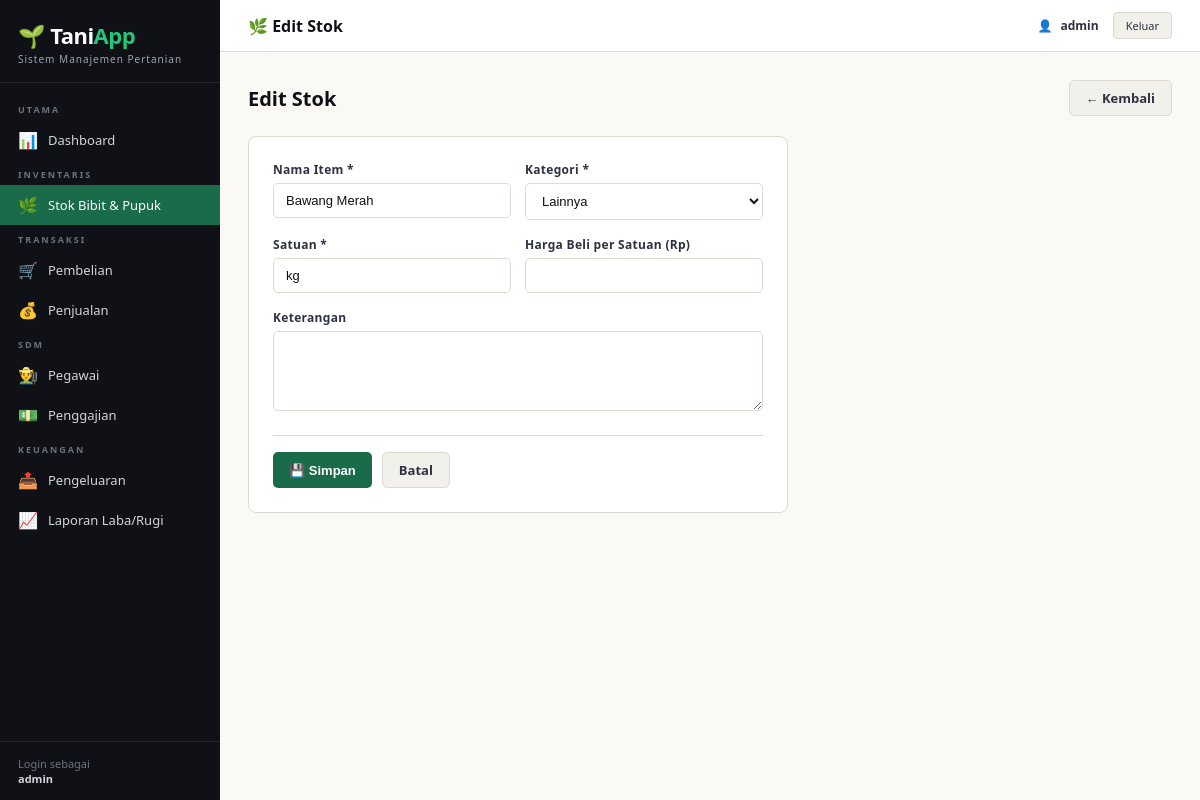
Screenshot of /stok/6/edit/ (signed in) with the database file from the repository.
### stok/models.py (models this page shows, shortened)
class Stok(models.Model):
    nama      = models.CharField(max_length=150)
    kategori  = models.CharField(max_length=20, choices=KategoriStok.choices)
    satuan    = models.CharField(max_length=30, help_text='contoh: kg, liter, batang, karung')
    stok      = models.FloatField(default=0)
    harga_beli = models.FloatField(default=0, help_text='Harga beli per satuan (Rp)')
    keterangan = models.TextField(blank=True, default='')
    updated_at = models.DateTimeField(auto_now=True)
    class Meta:
        ordering = ['kategori', 'nama']

### stok/views.py (the view, shortened to what this page needs)
# urls.py: path('<int:pk>/edit/', views.edit_stok,    name='edit_stok'),
@login_required
def edit_stok(request, pk):
    stok = get_object_or_404(Stok, pk=pk)
    return render(request, 'stok/form.html', {'judul': 'Edit Stok', 'stok': stok})

### templates/stok/form.html (shortened to what this page needs)
{% extends "base.html" %}
{% block topbar_title %}🌿 {{ judul }}{% endblock %}
{% block nav_stok %}active{% endblock %}
{% block content %}
<div class="page-header">
  <div><h1>{{ judul }}</h1></div>
  <a href="/stok/" class="btn btn-secondary">← Kembali</a>
</div>
<div class="card" style="max-width:540px">
  <form method="post">
    <div class="form-row">
      <div class="form-group">
        <label>Nama Item *</label>
        <input type="text" name="nama" value="{{ stok.nama|default:'' }}" placeholder="contoh: Bibit Padi IR64" required>
      </div>
      <div class="form-group">
        <label>Kategori *</label>
        <select name="kategori" required>
          <option value="lainnya" {% if stok.kategori == 'lainnya' %}selected{% endif %}>Lainnya</option>
        </select>
      </div>
    </div>
    <div class="form-row">
      <div class="form-group">
        <label>Satuan *</label>
        <input type="text" name="satuan" value="{{ stok.satuan|default:'' }}" placeholder="kg / liter / batang / karung" required>
      </div>
      <div class="form-group">
        <label>Harga Beli per Satuan (Rp)</label>
        <input type="number" name="harga_beli" value="{{ stok.harga_beli|default:0 }}" min="0">
      </div>
    </div>
    <div class="form-group">
      <label>Keterangan</label>
      <textarea name="keterangan">{{ stok.keterangan|default:'' }}</textarea>
    </div>
    <div class="form-actions">
      <button type="submit" class="btn btn-primary">💾 Simpan</button>
      <a href="/stok/" class="btn btn-secondary">Batal</a>
    </div>
  </form>
</div>
{% endblock %}

### templates/base.html (shortened to what this page needs)
<!DOCTYPE html>
<html lang="id">
<head>
</head>
<body>
<aside class="sidebar">
  <div class="sidebar-brand">
    <div class="logo">🌱 Tani<span>App</span></div>
    <div class="tagline">Sistem Manajemen Pertanian</div>
  </div>
  <nav class="nav">
    <div class="nav-section">Utama</div>
    <a href="/" class="{% block nav_dashboard %}{% endblock %}"><span class="ico">📊</span> Dashboard</a>
    <div class="nav-section">Inventaris</div>
    <a href="/stok/" class="{% block nav_stok %}{% endblock %}"><span class="ico">🌿</span> Stok Bibit & Pupuk</a>
    <div class="nav-section">Transaksi</div>
    <a href="/transaksi/pembelian/" class="{% block nav_beli %}{% endblock %}"><span class="ico">🛒</span> Pembelian</a>
    <a href="/transaksi/penjualan/" class="{% block nav_jual %}{% endblock %}"><span class="ico">💰</span> Penjualan</a>
    <div class="nav-section">SDM</div>
    <a href="/pegawai/" class="{% block nav_pegawai %}{% endblock %}"><span class="ico">👨‍🌾</span> Pegawai</a>
    <a href="/pegawai/penggajian/" class="{% block nav_gaji %}{% endblock %}"><span class="ico">💵</span> Penggajian</a>
    <div class="nav-section">Keuangan</div>
    <a href="/laporan/pengeluaran/" class="{% block nav_pengeluaran %}{% endblock %}"><span class="ico">📤</span> Pengeluaran</a>
    <a href="/laporan/laba-rugi/" class="{% block nav_laporan %}{% endblock %}"><span class="ico">📈</span> Laporan Laba/Rugi</a>
  </nav>
  <div class="sidebar-footer">
    Login sebagai<br><strong>{{ request.user.username }}</strong>
  </div>
</aside>
<div class="main">
  <div class="topbar">
    <div class="topbar-title">{% block topbar_title %}{% endblock %}</div>
    <div class="topbar-right">
      <div class="user-badge">👤 <strong>{{ request.user.username }}</strong></div>
      <a href="/logout/" class="btn-logout">Keluar</a>
    </div>
  </div>
  <div class="content">
    {% block content %}{% endblock %}
  </div>
</div>
</body>
</html>

### templates/base.html (style rules this page uses)
:root { --green: #1a6b4a; --green2: #22c87a; --green3: #f0fdf4; --ink: #0f1117; --ink2: #2d3142; --ink3: #5c6070; --paper: #faf9f6; --paper2: #f2f0eb; --rule: #dedad2; --red: #dc2626; --blue: #1d4ed8; --gold: #b45309; --sidebar: 220px; }
*,*::before,*::after { margin:0;padding:0;box-sizing:border-box }
html { font-size:15px }
body { font-family:'Segoe UI',system-ui,sans-serif;background:var(--paper);color:var(--ink);display:flex;min-height:100vh }
.sidebar { width:var(--sidebar);background:var(--ink);color:#fff;display:flex;flex-direction:column;position:fixed;top:0;left:0;height:100vh;z-index:100;overflow-y:auto }
.sidebar-brand { padding:20px 18px 16px;border-bottom:1px solid #ffffff18 }
.sidebar-brand .logo { font-size:22px;font-weight:700;letter-spacing:-.5px;color:#fff }
.sidebar-brand .logo span { color:var(--green2) }
.sidebar-brand .tagline { font-size:10px;color:#9ca3af;letter-spacing:1px;margin-top:2px }
.nav { padding:12px 0;flex:1 }
.nav-section { padding:8px 18px 4px;font-size:9px;font-weight:600;letter-spacing:2px;text-transform:uppercase;color:#6b7280 }
.nav a { display:flex;align-items:center;gap:10px;padding:9px 18px;color:#d1d5db;text-decoration:none;font-size:13px;font-weight:500;transition:background .15s }
.nav a.active { background:var(--green);color:#fff }
.nav a .ico { font-size:16px;width:20px;text-align:center }
.sidebar-footer { padding:14px 18px;border-top:1px solid #ffffff18;font-size:11px;color:#6b7280 }
.sidebar-footer strong { color:#d1d5db }
.main { margin-left:var(--sidebar);flex:1;display:flex;flex-direction:column;min-height:100vh }
.topbar { background:#fff;border-bottom:1px solid var(--rule);padding:12px 28px;display:flex;align-items:center;justify-content:space-between;position:sticky;top:0;z-index:50 }
.topbar-title { font-size:16px;font-weight:700;color:var(--ink) }
.topbar-right { display:flex;align-items:center;gap:14px }
.user-badge { display:flex;align-items:center;gap:8px;font-size:12px;color:var(--ink3) }
.user-badge strong { color:var(--ink2) }
.btn-logout { font-size:11px;background:var(--paper2);border:1px solid var(--rule);border-radius:4px;padding:5px 12px;color:var(--ink2);text-decoration:none;font-weight:500 }
.content { padding:28px;flex:1 }
.page-header { display:flex;align-items:center;justify-content:space-between;margin-bottom:20px;gap:12px;flex-wrap:wrap }
.page-header h1 { font-size:20px;font-weight:700;color:var(--ink) }
.btn { display:inline-flex;align-items:center;gap:6px;padding:8px 16px;border-radius:5px;font-size:13px;font-weight:600;text-decoration:none;border:none;cursor:pointer;transition:filter .15s }
.btn-primary { background:var(--green);color:#fff }
.btn-secondary { background:var(--paper2);color:var(--ink2);border:1px solid var(--rule) }
.card { background:#fff;border:1px solid var(--rule);border-radius:8px;padding:24px }
.form-group { margin-bottom:16px }
.form-group label { display:block;font-size:12px;font-weight:600;color:var(--ink2);margin-bottom:5px;letter-spacing:.3px }
.form-group input,.form-group select,.form-group textarea { width:100%;padding:9px 12px;border:1px solid var(--rule);border-radius:5px;font-size:13px;color:var(--ink);background:#fff;outline:none;transition:border .15s }
.form-group textarea { resize:vertical;min-height:80px }
.form-row { display:grid;grid-template-columns:repeat(auto-fit,minmax(180px,1fr));gap:14px }
.form-actions { display:flex;gap:10px;margin-top:20px;padding-top:16px;border-top:1px solid var(--rule) }

### rows the page displays
Stok: nama "Bawang Merah", kategori "Lainnya", satuan "kg"

### other values shown
{{ request.user.username }} "admin"
{{ judul }} "Edit Stok"
